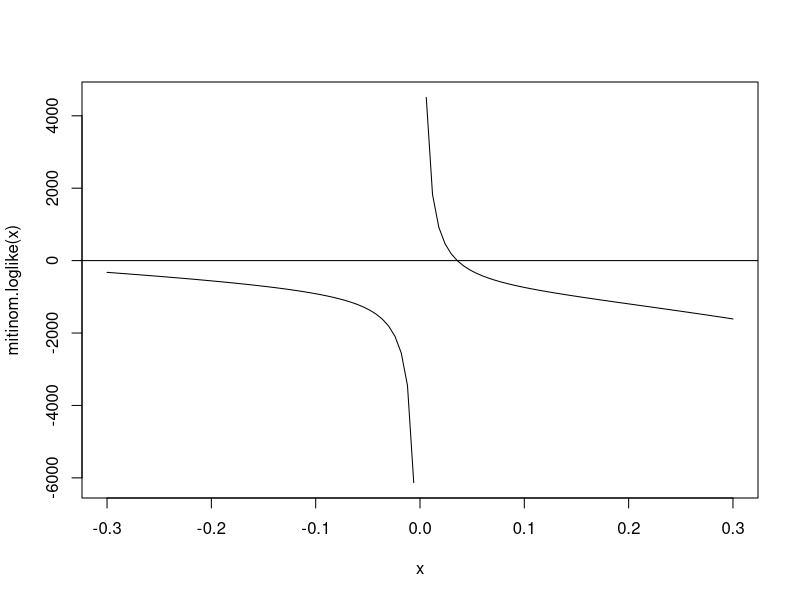

Here is the R script that generated this plot:
#HW3
#1################################




#4################################
mitinom.loglike <- function(theta){
  1997/(2+theta) - 906/(1-theta) - 904/(1-theta) + 32/(theta)
}
curve(mitinom.loglike, from=-0.3, to=0.3)
abline(h=0)

secant <- function(f, init1, init2, maxiter=1000, tol=1e-06){
  init1[2] <- f(init1)
  init2[2] <- f(init2)
  if (init1[2] == 0.0) {return(init1)}
  if (init2[2] == 0.0) {return(init2)}
  for (i in 1:maxiter) {
    dummy <- init2
    init2[1] <- init1[1]-init1[2]*(init1[1]-init2[1])/(init1[2]-init2[2])
    init2[2] <- f(init2[1])
    init1 <- dummy
    if (abs(init2[1]-init1[1]) < tol) break
  }
  list(root = init2[1], f.root = init2[2], iter = i)
}

false.posi <- function(f, init1, init2, maxiter=1000, tol=1e-06) {
  init1[2] <- f(init1)
  init2[2] <- f(init2)
  if (init1[2] == 0.0) {return(init1)}
  if (init2[2] == 0.0) {return(init2)}
  for (i in 1:maxiter) {
    dummy <- init2[1]
    init2[1] <- init1[1]-init1[2]*(init1[1]-init2[1])/(init1[2]-init2[2])
    init2[2] <- f(init2[1])
    if (abs(init2[1]-dummy) < tol) break
  }
  list(root = init2[1], f.root = init2[2], iter = i)
}

ridder <- function(f, init1, init2, maxiter=1000, tol=1e-06){
  init1[2] <- f(init1)
  init2[2] <- f(init2)
  if (init1[2] == 0.0) {return(init1)}
  if (init2[2] == 0.0) {return(init2)}
  if (sign(init1[2]*init2[2]) != -1)
    stop("f() values at end points not of opposite sign")
  for (i in 1:maxiter) {
    init3 <- (init1[1] + init2[1])/2
    init3[2] <- f(init3)
    init4 <- init3[1] + (init3[1]-init1[1])*sign(init1[2])*init3[2]/
      sqrt(init3[2]^2-init1[2]*init2[2])
    init4[2] <- f(init4)
    if (sign(init3[2]*init4[2]) == -1){init1 <- init3}
    else if (sign(init1[2]*init4[2]) == -1){init1 <- init1}
    else if (sign(init2[2]*init4[2]) == -1){init1 <- init2}
    else {stop("f() values at iteration points not of opposite sign")}
    init2 <- init4
    if (abs(init2[1]-init1[1]) < tol) break
  }
  list(root = init2[1], f.root = init2[2], iter = i)
}

newton.raphson <- function(f, init, maxiter=1000, tol=1e-06){
  require(numDeriv) 
  if (f(init) == 0.0) {return(init)}
  for (i in 1:maxiter) {
    dx <- genD(func = f, x = init)$D[1] 
    init.next <- init - f(init)/dx
    if (abs(init.next - init) < tol) break
    init <- init.next
  }
  list(root = init.next, f.root = f(init.next), iter = i)
}

uniroot(mitinom.loglike, c(0.01, 0.99), tol = 1e-06) 
#0.0357123
secant(mitinom.loglike, .01, .99)
#secant(mitinom.loglike, .01, .1)
false.posi(mitinom.loglike, .01, .99)
ridder(mitinom.loglike, .01, .99)
newton.raphson(mitinom.loglike, .01)
#newton.raphson(mitinom.loglike, .1)

#5################################

f=function(x) { x+1/x }
nlminb(start=2,obj=f,lower=0)

